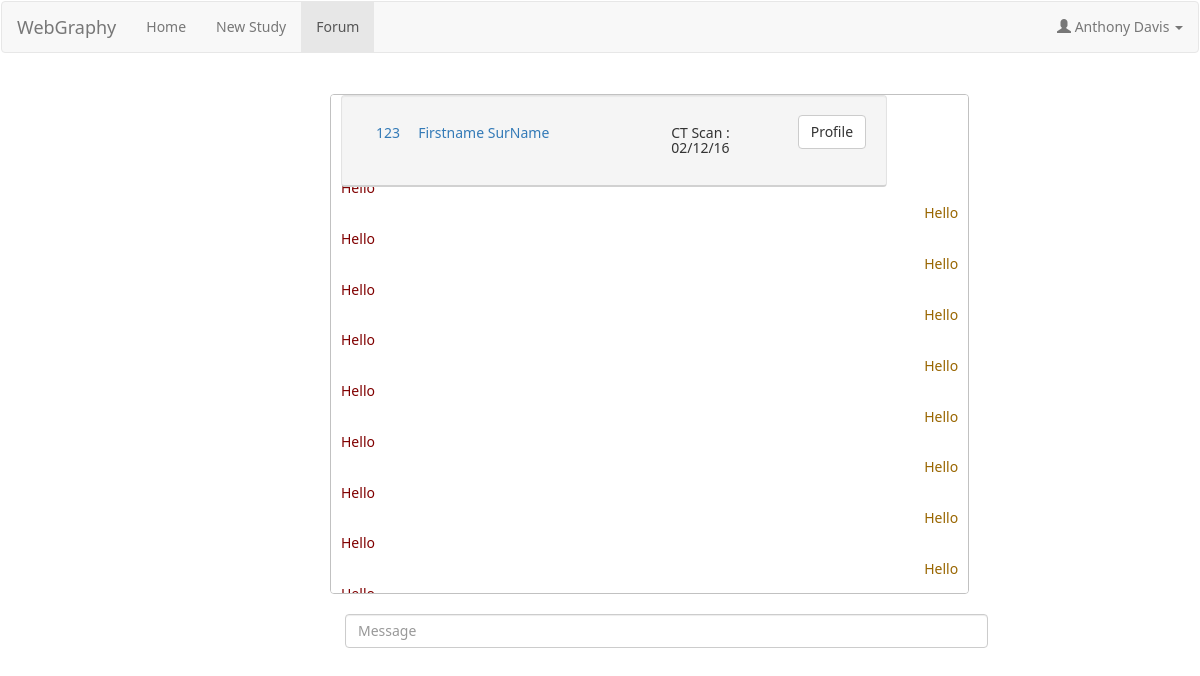
The app's page /forum.php (signed in), older data.
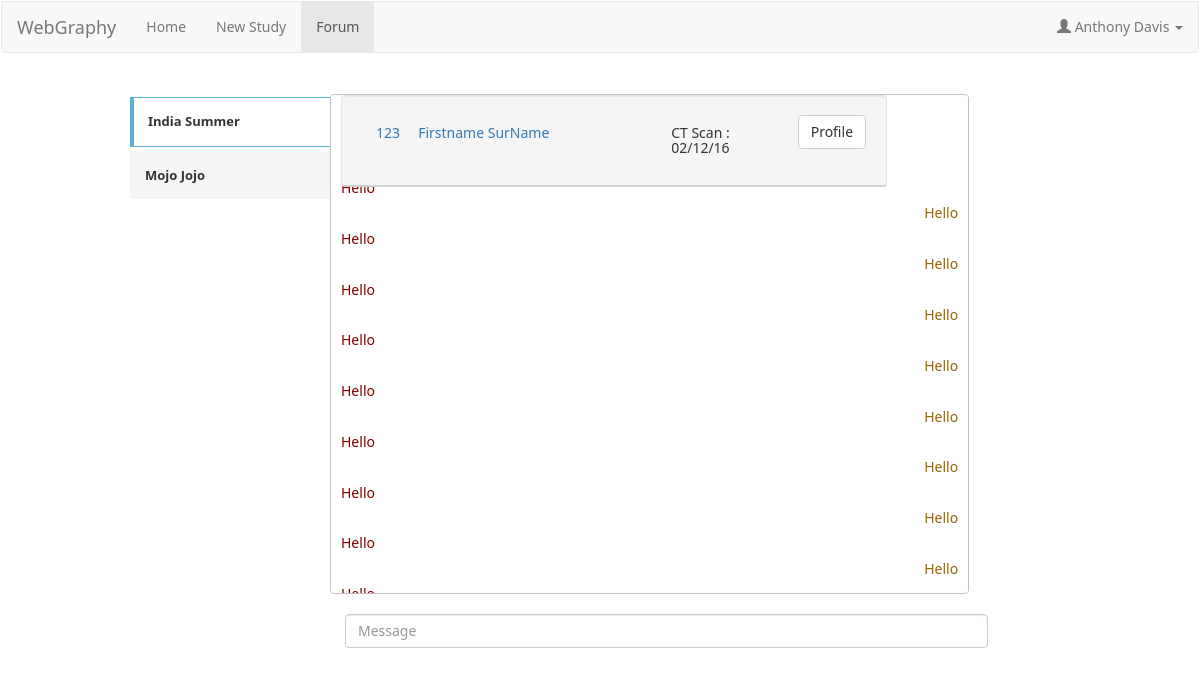
The same page, newer data.
### tables this page shows
CREATE TABLE `referees` (
  `referreeID` int(11) NOT NULL,
  `userID` int(11) NOT NULL,
  `firstName` varchar(255) NOT NULL,
  `surName` varchar(255) NOT NULL,
  `surgeryID` int(11) NOT NULL
);

CREATE TABLE `forum` (
  `forumID` int(11) NOT NULL,
  `objectID` int(11) NOT NULL,
  `referreeID_super` int(11) NOT NULL,
  `referreeID_minor` int(11) NOT NULL
);

### getUsername.php (called while the page is built, shortened)
<?php
include ('conn.php');
$userID = $_SESSION['user_id'];
if( $_SESSION['user_type'] == 'admin'){
	$sql = "SELECT * FROM administrators WHERE userID = '$userID'";
}else{
	$sql = "SELECT * FROM referees WHERE userID = '$userID'";
}
			$result = $conn->query($sql);
			$row = $result->fetch_assoc();
			$fName=$row['firstName'];
			$sName=$row['surName'];
			if( $_SESSION['user_type'] != 'admin'){
			$referreeID = $row['referreeID'];
			}
?>

### forum_get.php (called while the page is built)
<?php
		include ('getUsername.php');
		$sql_forumGET="SELECT * FROM `forum`
		INNER JOIN referees
		ON forum.referreeID_minor = referees.referreeID
		WHERE referreeID_super = '$referreeID'
		OR referreeID_minor = '$referreeID'";
		$result_forumGET= $conn -> query($sql_forumGET);
		?>

### forum.php (the view, shortened to what this page needs)
</body>
</html>
<!DOCTYPE html>
<?php include ('session.php');
include ('forum_get.php');
?>
<html lang="en">
  <link rel="stylesheet" href="http://maxcdn.bootstrapcdn.com/bootstrap/3.3.6/css/bootstrap.min.css">
    <link rel="stylesheet" type="text/css" href="css/easy-responsive-tabs.css " />
</head>
<body>
<div class="navBar">
<?php
$include = "forum";
 include 'navBar.php';
 ?>
  </div>
    <div id="container">
        <div id="parentVerticalTab">
		<div class="seif" >
            <ul class="resp-tabs-list hor_1" style="width:200px;">
                <?php while ($row_forumGET = $result_forumGET->fetch_assoc()):
				?>
				<li><?php echo $row_forumGET['firstName'] . " " . $row_forumGET['surName'] ;?></li><?php endwhile ?>
            </ul>
			</div>
            <div class="resp-tabs-container hor_1" style="height:200px; overflow-x:hidden; overflow-y: scroll;">
				<div>
				<div class="col-md-12 well"style= "width: 45.5%; position: fixed; right: 313px; top:95px; border-bottom: solid 2px #D1D1D1;  z-index: 1;">
				<a href = "viewer.php?ct=<?php echo $row_bar['CTScanID'];?>" style="cursor:pointer"><div class="col-sm-1">
				<div class="input-group">
				<h5>123</h5>
				</div>
				</div>
				<div class="col-sm-6">
				<div class="input-group">
				<h5>Firstname SurName</h5>
				</div>
				</div></a>
				<div class="col-sm-3">
				<div class="input-group">
				<h5>CT Scan :  02/12/16</h5>
				</div>
				</div>
				<div class="col-sm-1">
				<div class="input-group">
				<a href="studyProfile.php?add=<?php echo $row_bar['objectID'];?>"><button class="btn btn-default">Profile</button></a>
				</div>
				</div>
				</div>
	<div class="row" style="position:relative; top: 60px; ">
				<?php for($i=0; $i<=50; $i++):?>
				<h5 style="text-align: left; position: relative; left:10px; color: maroon; "><?php echo 'Hello' ?></h5>
				<h5 style="text-align: right; position: relative; right:10px; color: #960 ;">Hello</h5>
				<?php endfor; ?>
	</div>
	</div>
            </div>
        </div>
		<div class="form-group" style="width:71.6%; position: relative; left:200px; top:20px" >
				<br>
					<div class="col-sm-12">
							<textarea rows="1" style="resize: none;" name="email" required class="form-control" id="exampleInputAmount" placeholder="Message"></textarea>
				</div>
        <br>
        <br>
        <br/>
    </div>
</body>
</html>

### navBar.php (shortened to what this page needs)
<!DOCTYPE html>
<?php
include ('getUsername.php');
?>
<html>
<nav class= "navbar navbar-default">
  <div class="container-fluid">
    <div class="navbar-header">
      <a class="navbar-brand" href="home.php">WebGraphy</a>
    </div>
    <ul class="nav navbar-nav">
      <li class="<?php if ($include=="home"){echo 'active';}?>"><a href="home.php">Home</a></li>
	 <li class="<?php if ($include=="newPatient"){echo 'active';}?>"><a href="studyNew.php">New Study</a></li>
<?php if( $_SESSION['user_type'] != 'admin'):?>
	<li class="<?php if ($include=="forum"){echo 'active';}?>"><a href="forum.php">Forum</a></li>
<?php endif?>
	</ul>
	      <ul class="nav navbar-nav navbar-right">
				<li><a class="dropdown-toggle" data-toggle="dropdown" href="#"><span class="glyphicon glyphicon-user"></span><?php echo" " .$fName." " .$sName;?>  <span class="caret"></span></a>
				</li>
		  </ul>
		  </nav>
		  </html>

### css/easy-responsive-tabs.css (style rules this page uses)
body { margin: 0px; padding: 0px; background: #f5f5f5; font-family: 'Segoe UI'; }
ul.resp-tabs-list, p { margin: 0px; padding: 0px; }
.resp-tabs-list li { font-weight: 600; font-size: 13px; display: inline-block; padding: 13px 15px; margin: 0 4px 0 0; list-style: none; cursor: pointer; float: left; }
.resp-tabs-container { padding: 0px; background-color: #fff; clear: left; }
.resp-tab-content { display: none; padding: 15px; }
.resp-tab-active { border: 1px solid #5AB1D0 !important; border-bottom: none; margin-bottom: -1px !important; padding: 12px 14px 14px 14px !important; border-top: 4px solid #5AB1D0 !important; border-bottom: 0px #fff solid !important; }
.resp-tab-active { border-bottom: none; background-color: #fff; }
.resp-tab-content { border: 1px solid #c1c1c1; border-top-color: #5AB1D0; }
.resp-vtabs ul.resp-tabs-list { float: left; width: 30%; }
.resp-vtabs .resp-tabs-list li { display: block; padding: 15px 15px !important; margin: 0 0 4px; cursor: pointer; float: none; }
.resp-vtabs .resp-tabs-container { padding: 0px; background-color: #fff; border: 1px solid #c1c1c1; float: left; width: 68%; min-height: 500px; border-radius: 4px; clear: none; }
.resp-vtabs .resp-tab-content { border: none; word-wrap: break-word; }
.resp-vtabs li.resp-tab-active { position: relative; z-index: 1; margin-right: -1px !important; padding: 14px 15px 15px 14px !important; border-top: 1px solid; border: 1px solid #5AB1D0 !important; border-left: 4px solid #5AB1D0 !important; margin-bottom: 4px !important; border-right: 1px #FFF solid !important; }
.seif { overflow-y:scroll; overflow-x:hidden; height: 480px; width:auto; float:left; }
.resp-tab-content-active { display: block; }

### forum.php (style rules this page uses)
body { background: #fff; }
#container { width: 940px; margin: 0 auto; }

Row changes from the older to the newer data that the page shows:
added forum: referreeID_minor.firstName "India", referreeID_minor.surName "Summer"
added forum: referreeID_minor.firstName "Mojo", referreeID_minor.surName "Jojo"
